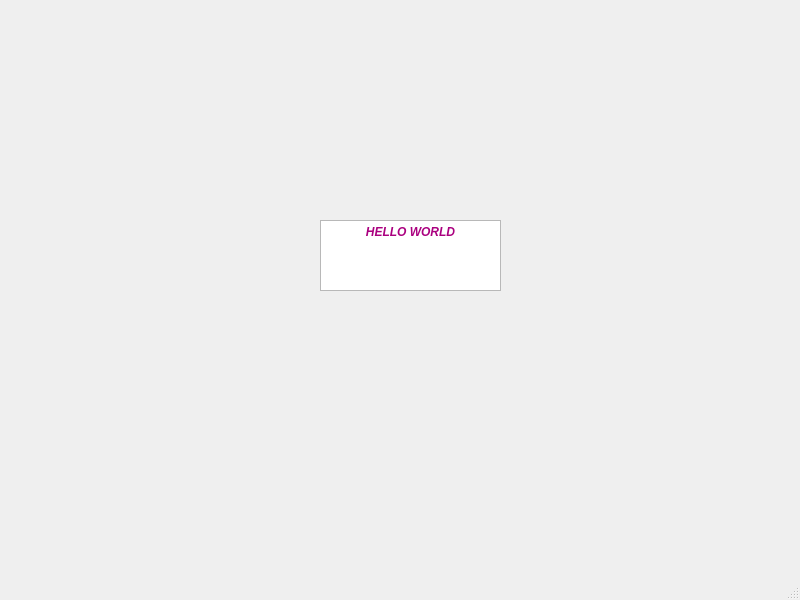
<?xml version="1.0" encoding="UTF-8"?>
<ui version="4.0">
 <class>MainWindow</class>
 <widget class="QMainWindow" name="MainWindow">
  <property name="geometry">
   <rect>
    <x>0</x>
    <y>0</y>
    <width>800</width>
    <height>600</height>
   </rect>
  </property>
  <property name="windowTitle">
   <string>MainWindow</string>
  </property>
  <widget class="QWidget" name="centralwidget">
   <widget class="QTextEdit" name="textEdit">
    <property name="geometry">
     <rect>
      <x>320</x>
      <y>220</y>
      <width>181</width>
      <height>71</height>
     </rect>
    </property>
    <property name="html">
     <string>&lt;!DOCTYPE HTML PUBLIC &quot;-//W3C//DTD HTML 4.0//EN&quot; &quot;http://www.w3.org/TR/REC-html40/strict.dtd&quot;&gt;
&lt;html&gt;&lt;head&gt;&lt;meta name=&quot;qrichtext&quot; content=&quot;1&quot; /&gt;&lt;style type=&quot;text/css&quot;&gt;
p, li { white-space: pre-wrap; }
&lt;/style&gt;&lt;/head&gt;&lt;body style=&quot; font-family:'PMingLiU'; font-size:9pt; font-weight:400; font-style:normal;&quot;&gt;
&lt;p align=&quot;center&quot; style=&quot; margin-top:0px; margin-bottom:0px; margin-left:0px; margin-right:0px; -qt-block-indent:0; text-indent:0px;&quot;&gt;&lt;span style=&quot; font-weight:600; font-style:italic; color:#aa007f;&quot;&gt;HELLO WORLD&lt;/span&gt;&lt;/p&gt;&lt;/body&gt;&lt;/html&gt;</string>
    </property>
   </widget>
  </widget>
  <widget class="QMenuBar" name="menubar">
   <property name="geometry">
    <rect>
     <x>0</x>
     <y>0</y>
     <width>800</width>
     <height>21</height>
    </rect>
   </property>
  </widget>
  <widget class="QStatusBar" name="statusbar"/>
 </widget>
 <resources/>
 <connections/>
</ui>
